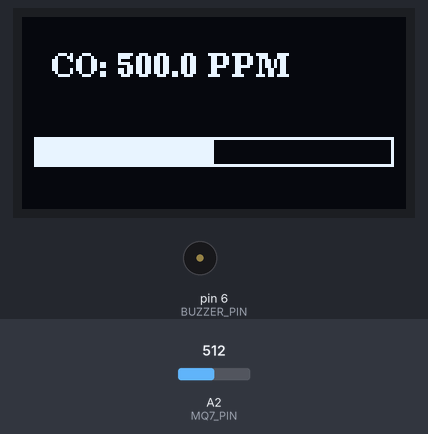
The sketch below on a simulated Arduino Uno, built with avr-gcc and run on an emulated ATmega328P. On the bench: 128×64 one-colour display, buzzer (waves = sounding). Inputs (shaded band) come from the test bench; at power-on: A2 (MQ7_PIN) = 512.

Above: at 2.8 s.
2.9 s: A2 (MQ7_PIN) set to 0
At 4.16 s:
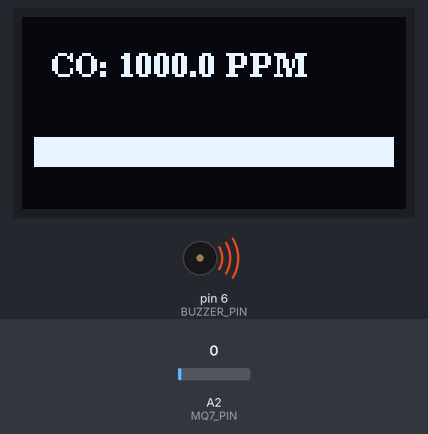
8.9 s: A2 (MQ7_PIN) set to 122
At 10.8 s:
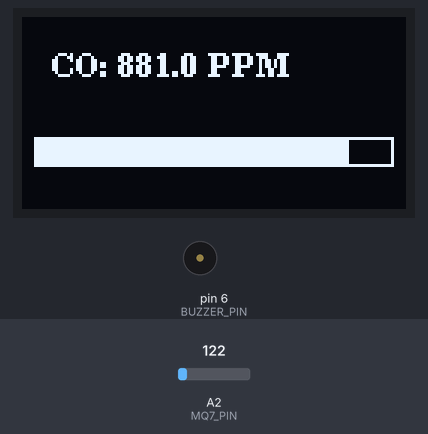
11.6 s: A2 (MQ7_PIN) set to 306
At 13.6 s:
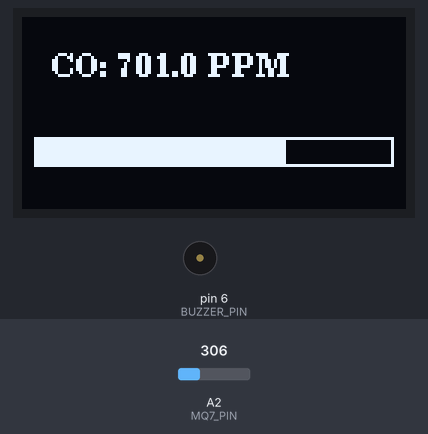
Timing chart, 0 to 20.6 s (numbered marks = the images above; inputs shaded):
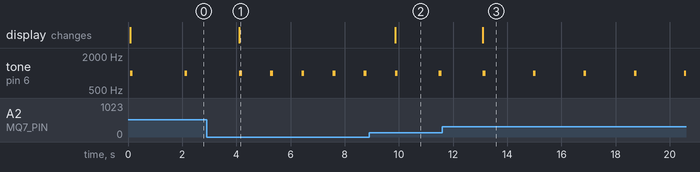

Measured:
- after the input at 2.9 s, tone on pin 6 (BUZZER_PIN): alternates 1000 Hz for 0.10 s and silent for 1.1 s, starting after 2.4 s; the display: changes after 1.2 s (image 1)
- after the input at 8.9 s, tone on pin 6 (BUZZER_PIN): silent → 1000 Hz after 2.6 s, → silent 0.10 s later; the display: changes after 0.96 s (image 2)
- after the input at 11.6 s, the display: changes after 1.5 s (image 3)
- by itself, tone on pin 6 (BUZZER_PIN): alternates 1000 Hz for 0.10 s and silent for 1.9 s

The sketch:

CO_sense.ino
```cpp
#include <Wire.h>
#include <U8g2lib.h>

#define MQ7_PIN A2  // Pin del sensore MQ-7
#define BUZZER_PIN 6 // Pin del buzzer
//#define RL 10.0      // Resistenza di carico in kΩ
//#define VREF 5.0     // Tensione di riferimento di Arduino
#define MAX_L 1000
#define MIN_L 0
//float R0 = 10.0; // Valore sperimentale di R0 da calibrare!
int wait=0;
// Inizializzazione del display OLED SH1106 128x64
U8G2_SH1106_128X64_NONAME_F_HW_I2C u8g2(U8G2_R0, /* reset=*/ U8X8_PIN_NONE);

// Funzione per convertire il valore ADC in PPM usando R0
float readCO() {
    int rawValue = analogRead(MQ7_PIN);
    /*float voltage = (rawValue / 1023.0) * VREF;
    float RS = ((VREF - voltage) / voltage) * RL;
    float ratio = RS/R0;
 // RS relativo a R0

    // Funzione approssimata per ottenere i PPM di CO (da calibrare meglio!)
    float ppm = pow(10, (log10(ratio) - 0.72) / -0.35); */
    float ppm = map (rawValue, 0, 1023, MAX_L, MIN_L);

    return ppm;
}

// Disegna la barra orizzontale in base al valore di CO
void drawCOBar(float ppm) {
    int barWidth = map(ppm,  MIN_L, MAX_L, 0, 120); // Mappa il valore su una larghezza massima di 120px

    u8g2.clearBuffer();
    u8g2.setFont(u8g2_font_ncenB08_tr);

    // Disegna il valore numerico di CO
    u8g2.setCursor(10, 20);
    u8g2.print("CO: ");
    u8g2.print(ppm, 1);
    u8g2.print(" PPM");

    // Disegna il contorno della barra
    u8g2.drawFrame(4, 40, 120, 10);

    // Disegna la barra riempita
    u8g2.drawBox(4, 40, barWidth, 10);

    u8g2.sendBuffer();
}

// Funzione per il buzzer (suona in base al livello di CO)
void alertBuzzer(float ppm) {
  wait =sqrt(10e5-(ppm*ppm));
  tone(BUZZER_PIN, 1000); // Suona a 1000Hz
  delay(100);
  noTone(BUZZER_PIN);
  delay(wait);

}

void setup() {
    u8g2.begin();
    pinMode(BUZZER_PIN, OUTPUT);
}

void loop() {
    float coValue = readCO(); // Legge il valore del sensore
    drawCOBar(coValue); // Mostra il valore e la barra sul display
    alertBuzzer(coValue); // Attiva il buzzer se necessario
    delay(1000);
}
```
